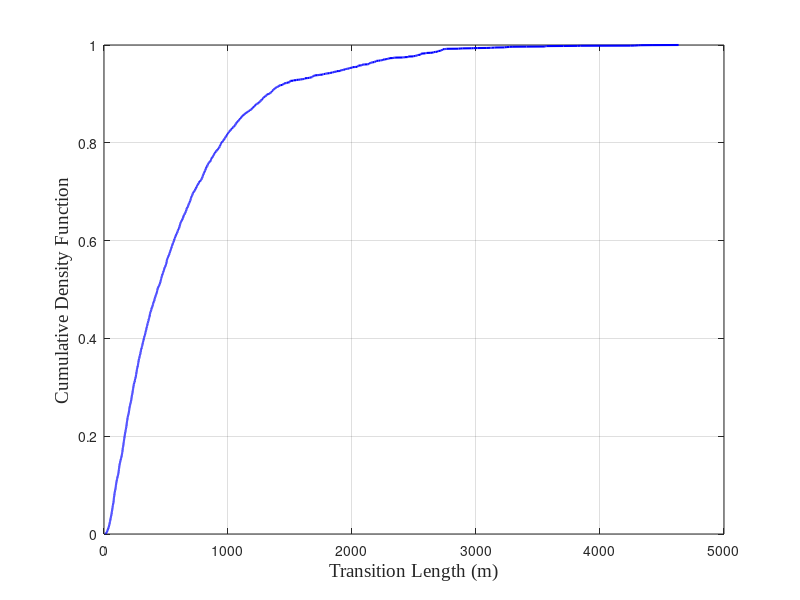

Reproduce this figure in MATLAB. (Note: this script raises an error after producing the figure.)


%% Author
%........................................................................
% @Author: Hussein A. Ammar,
% @Email: hussein.ammar@mail.utoronto.ca, hussein.ammar@live.com                       
% @Rights: All rights reserved.
% @Related_paper:
% [1] Hussein A. Ammar, Raviraj Adve, Shahram Shahbazpanahiy, Gary Boudreauz,
% and Kothapalli Venkata Srinivas, "RWP+: A New Random Waypoint Model
% for High-Speed Mobility", IEEE Communications Letters.
%........................................................................

%% About
%........................................................................
% @About: This script loads and plots the lengths of the transitions inside
%         each trip.
%         The data is obtained from the saved data for the trips using the
%         open source routing machine (OSRM).
%........................................................................

clear all

% Choose which file to load
data_flag = 0; % 0    -> load "Data_Manhattan"
%                1    -> load "Data_Toronto"
%                2    -> load "Data_Shanghai"
%                else -> load "Data_Rome"


if(data_flag == 0)
    load('Data_Manhattan.mat');
elseif(data_flag == 1)
    load('Data_Toronto.mat');
elseif(data_flag == 2) 
    load('Data_Shanghai.mat');
else
    load('Data_Rome.mat');
end

% Concatenate the transition lengths from the trips (the variables are
% already loaded from Data_[CITY_NAME].mat )
concat_transitionLength = zeros(totalNofTransitions, 1);
increment = 1;
for trip_index = 1 : nOfTrips
    myLength = length( tripTransitionsDistance_m{trip_index, 1} );
    concat_transitionLength(increment:increment+myLength-1, 1) = tripTransitionsDistance_m{trip_index, 1};
    increment = increment + myLength;
end

% Plot the CDF and PDF of the transition length L
[t_length_CDF, t_duration_x] = ecdf(concat_transitionLength);
figure,
plot(t_duration_x, t_length_CDF, 'b-', 'LineWidth', 1.5)
xlabel('Transition Length (m)', 'FontName', 'Times New Roman','FontSize',14)
ylabel('Cumulative Density Function', 'FontName', 'Times New Roman','FontSize',14)
grid on

figure,
h = histogram(concat_transitionLength, 200,'Normalization','pdf');
xlabel('Transition Length (m)', 'FontName', 'Times New Roman','FontSize',14)
ylabel('Pobability Density Function', 'FontName', 'Times New Roman','FontSize',14)
grid on








